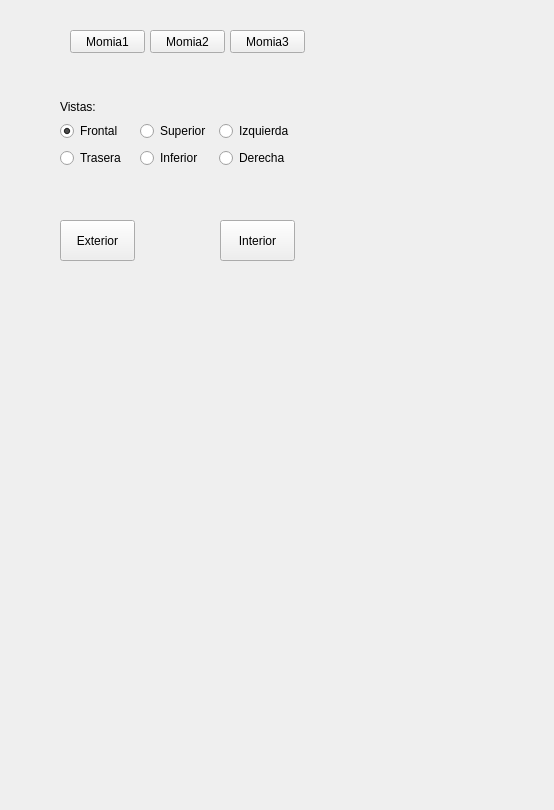
<?xml version="1.0" encoding="UTF-8"?>
<ui version="4.0">
 <class>UtilTest</class>
 <widget class="QWidget" name="UtilTest">
  <property name="geometry">
   <rect>
    <x>0</x>
    <y>0</y>
    <width>554</width>
    <height>810</height>
   </rect>
  </property>
  <widget class="QWidget" name="row1" native="true">
   <property name="geometry">
    <rect>
     <x>20</x>
     <y>10</y>
     <width>321</width>
     <height>61</height>
    </rect>
   </property>
   <widget class="QPushButton" name="mummyButton2">
    <property name="geometry">
     <rect>
      <x>130</x>
      <y>20</y>
      <width>75</width>
      <height>23</height>
     </rect>
    </property>
    <property name="text">
     <string>Momia2</string>
    </property>
   </widget>
   <widget class="QPushButton" name="mummyButton3">
    <property name="geometry">
     <rect>
      <x>210</x>
      <y>20</y>
      <width>75</width>
      <height>23</height>
     </rect>
    </property>
    <property name="text">
     <string>Momia3</string>
    </property>
   </widget>
   <widget class="QPushButton" name="mummyButton1">
    <property name="enabled">
     <bool>true</bool>
    </property>
    <property name="geometry">
     <rect>
      <x>50</x>
      <y>20</y>
      <width>75</width>
      <height>23</height>
     </rect>
    </property>
    <property name="toolTip">
     <string>Run the algorithm.</string>
    </property>
    <property name="text">
     <string>Momia1</string>
    </property>
   </widget>
  </widget>
  <widget class="QWidget" name="row2" native="true">
   <property name="geometry">
    <rect>
     <x>20</x>
     <y>100</y>
     <width>321</width>
     <height>80</height>
    </rect>
   </property>
   <widget class="QLabel" name="label">
    <property name="geometry">
     <rect>
      <x>40</x>
      <y>0</y>
      <width>47</width>
      <height>13</height>
     </rect>
    </property>
    <property name="text">
     <string>Vistas:</string>
    </property>
   </widget>
   <widget class="QWidget" name="">
    <property name="geometry">
     <rect>
      <x>40</x>
      <y>20</y>
      <width>234</width>
      <height>50</height>
     </rect>
    </property>
    <layout class="QGridLayout" name="gridLayout">
     <item row="0" column="0">
      <widget class="QRadioButton" name="viewRadioButtonA">
       <property name="text">
        <string>Frontal</string>
       </property>
       <property name="checked">
        <bool>true</bool>
       </property>
      </widget>
     </item>
     <item row="0" column="1">
      <widget class="QRadioButton" name="viewRadioButtonS">
       <property name="text">
        <string>Superior</string>
       </property>
      </widget>
     </item>
     <item row="0" column="2">
      <widget class="QRadioButton" name="viewRadioButtonL">
       <property name="text">
        <string>Izquierda</string>
       </property>
      </widget>
     </item>
     <item row="1" column="0">
      <widget class="QRadioButton" name="viewRadioButtonP">
       <property name="text">
        <string>Trasera</string>
       </property>
      </widget>
     </item>
     <item row="1" column="1">
      <widget class="QRadioButton" name="viewRadioButtonI">
       <property name="text">
        <string>Inferior</string>
       </property>
      </widget>
     </item>
     <item row="1" column="2">
      <widget class="QRadioButton" name="viewRadioButtonR">
       <property name="text">
        <string>Derecha</string>
       </property>
      </widget>
     </item>
    </layout>
   </widget>
  </widget>
  <widget class="QWidget" name="row3" native="true">
   <property name="geometry">
    <rect>
     <x>20</x>
     <y>200</y>
     <width>311</width>
     <height>80</height>
    </rect>
   </property>
   <widget class="QPushButton" name="volumeRenderingButtonB">
    <property name="geometry">
     <rect>
      <x>200</x>
      <y>20</y>
      <width>75</width>
      <height>41</height>
     </rect>
    </property>
    <property name="text">
     <string>Interior</string>
    </property>
   </widget>
   <widget class="QPushButton" name="volumeRenderingButtonA">
    <property name="geometry">
     <rect>
      <x>40</x>
      <y>20</y>
      <width>75</width>
      <height>41</height>
     </rect>
    </property>
    <property name="text">
     <string>Exterior</string>
    </property>
   </widget>
  </widget>
 </widget>
 <resources/>
 <connections/>
</ui>
